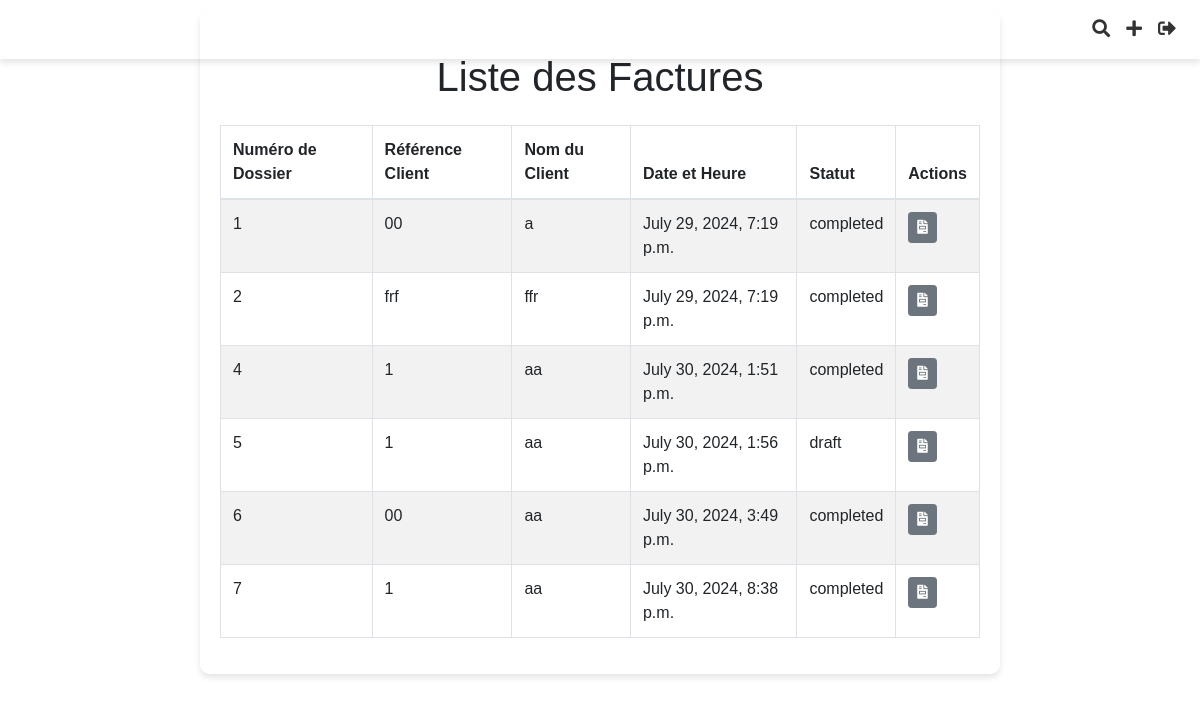
The app's page /application/factures/ (signed in), older data.
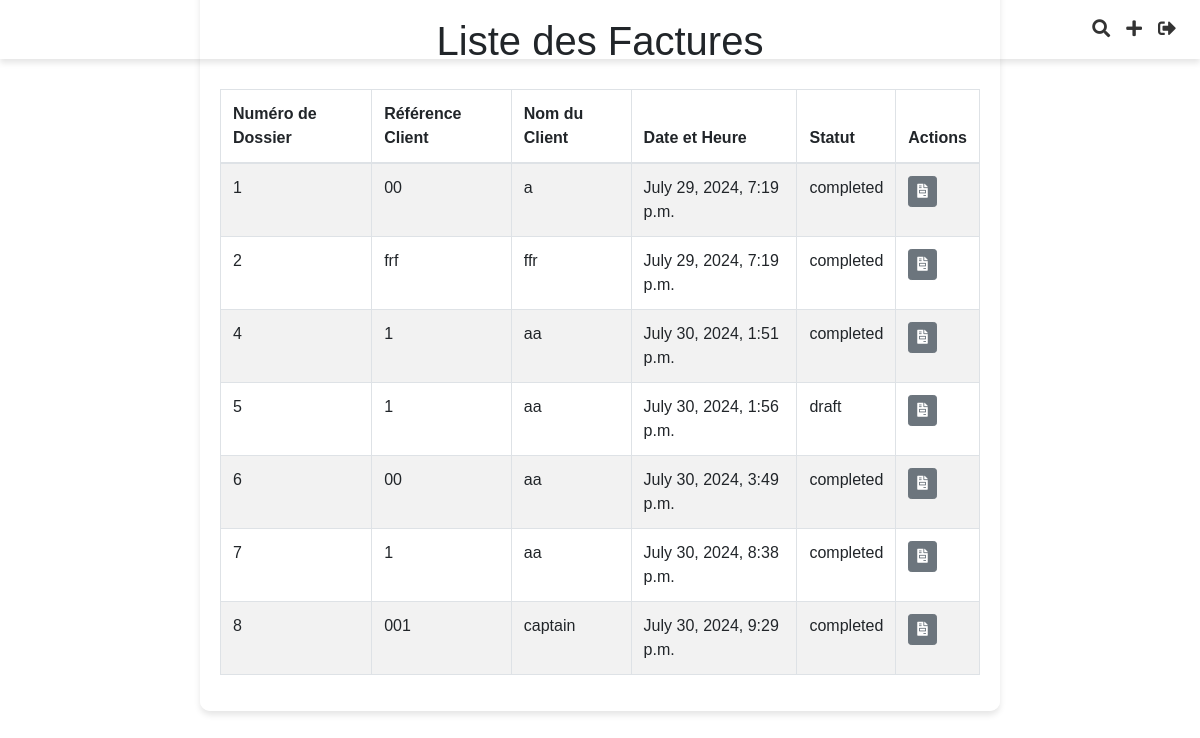
The same page, newer data.
### Application/models.py (models this page shows, shortened)
class Commande(models.Model):
    order_id = models.AutoField(primary_key=True)  # Auto-incremented primary key
    date_time = models.DateTimeField(auto_now_add=True)
    company_reference_number = models.CharField(max_length=100)
    client_name = models.CharField(max_length=100, default="")  # New field
    adresse = models.CharField(max_length=255, blank=True, null=True)
    email = models.EmailField(blank=True, null=True)
    fax = models.CharField(max_length=50, blank=True, null=True)
    ice = models.CharField(max_length=50, blank=True, null=True)
    infographiste = models.CharField(max_length=100, blank=True, null=True)
    order_status = models.CharField(max_length=50, choices=[ ('draft', 'Draft'),
        ('completed', 'Completed'),
        ('devis', 'Devis'),
        ('facture', 'Facture'),
        ('bon_livraison', 'Bon de Livraison'),
        ('situation_client', 'Situation Client')
    ])
    designations_data = models.JSONField(default=list)  # Renamed field
    options_data = models.JSONField(default=dict)  # Renamed field

### Application/views.py (the view)
# urls.py: path('factures/', views.liste_factures, name='liste_factures'),
@login_required
@user_passes_test(lambda u: u.groups.filter(name='Directeurs').exists())
def liste_factures(request):
    commandes = Commande.objects.all()
    return render(request, 'Application/liste_factures.html', {'commandes': commandes})

### Application/templates/Application/liste_factures.html (shortened to what this page needs)
{% extends "base.html" %}
{% block content %}
<h1 class="text-center my-4">Liste des Factures</h1>
<div class="table-responsive">
    <table class="table table-striped table-bordered">
        <thead>
            <tr>
                <th>Numéro de Dossier</th>
                <th>Référence Client</th>
                <th>Nom du Client</th>
                <th>Date et Heure</th>
                <th>Statut</th>
                <th>Actions</th>
            </tr>
        </thead>
        <tbody>
            {% for commande in commandes %}
            <tr>
                <td>{{ commande.order_id }}</td>
                <td>{{ commande.company_reference_number }}</td>
                <td>{{ commande.client_name }}</td>
                <td>{{ commande.date_time }}</td>
                <td>{{ commande.order_status }}</td>
                <td>
                    <a href="{% url 'generer_facture' commande.pk %}" class="btn btn-sm btn-secondary"><i class="fas fa-file-invoice"></i></a>
                </td>
            </tr>
            {% endfor %}
        </tbody>
    </table>
</div>
{% endblock %}

Row changes from the older to the newer data that the page shows:
added Commande: order_id "8", company_reference_number "001", client_name "captain", date_time "July 30, 2024, 9:29 p.m.", order_status "completed"
